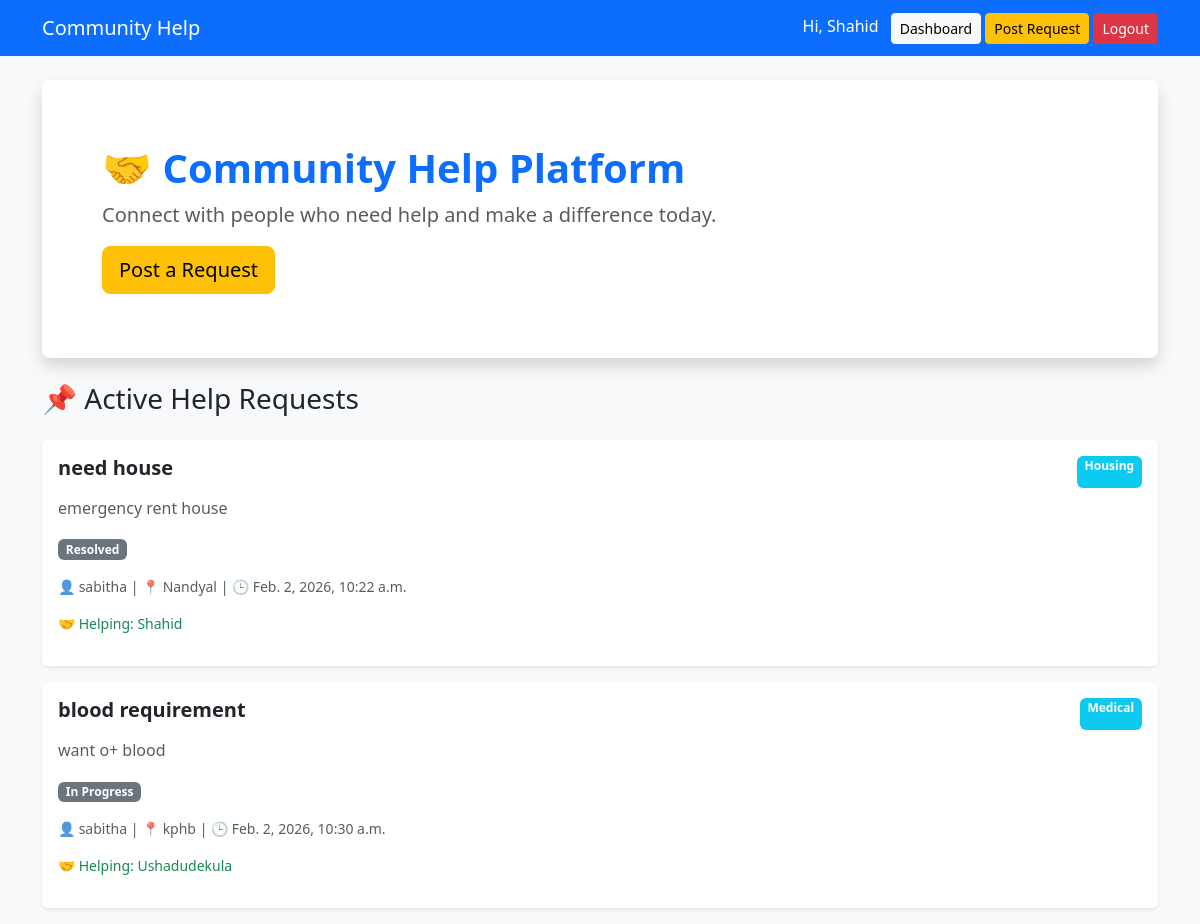
The page / (signed in) on the database its author committed.
### help_requests/models.py (models this page shows, shortened)
class HelpRequest(models.Model):
    CATEGORY_CHOICES = [
        ('Medical', 'Medical'),
        ('Education', 'Education'),
        ('Job', 'Job'),
        ('Financial', 'Financial'),
        ('Food', 'Food'),
        ('Housing', 'Housing'),
        ('Transport', 'Transport'),
        ('Other', 'Other'),
    ]
    STATUS_CHOICES = [
        ('Open', 'Open'),
        ('In Progress', 'In Progress'),
        ('Resolved', 'Resolved'),
        ('Closed', 'Closed'),
    ]
    user = models.ForeignKey(
        User,
        on_delete=models.CASCADE,
        related_name='requests'
    )
    title = models.CharField(max_length=200)
    description = models.TextField()
    category = models.CharField(
        max_length=100,
        choices=CATEGORY_CHOICES
    )
    location = models.CharField(max_length=150)
    status = models.CharField(
        max_length=50,
        choices=STATUS_CHOICES,
        default='Open'
    )
    helper = models.ForeignKey(
        User,
        on_delete=models.SET_NULL,
        null=True,
        blank=True,
        related_name='helped_requests'
    )
    created_at = models.DateTimeField(auto_now_add=True)

### help_requests/views.py (the view)
# urls.py: path('', views.help_request_list, name='help_list'),
def help_request_list(request):
    requests = HelpRequest.objects.all()
    return render(request, 'help_requests/help_request_list.html', {
        'requests': requests
    })

### help_requests/templates/help_requests/help_request_list.html (shortened to what this page needs)
{% extends 'help_requests/base.html' %}
{% block content %}
<div class="p-5 mb-4 bg-white rounded-3 shadow">
    <div class="container-fluid py-3">
        <h1 class="display-6 fw-bold text-primary">
            🤝 Community Help Platform
        </h1>
        <p class="col-md-8 fs-5 text-muted">
            Connect with people who need help and make a difference today.
        </p>
        {% if user.is_authenticated %}
        <a href="/add/" class="btn btn-warning btn-lg">
            Post a Request
        </a>
        {% else %}
        <a href="/register/" class="btn btn-success btn-lg">
            Join Now
        </a>
        {% endif %}
    </div>
</div>
<h3 class="mb-4">📌 Active Help Requests</h3>
{% for req in requests %}
<div class="card mb-3 shadow-sm border-0">
    <div class="card-body">
        <div class="d-flex justify-content-between">
            <h5 class="fw-bold text-dark">
                {{ req.title }}
            </h5>
            <span class="badge bg-info">
                {{ req.category }}
            </span>
        </div>
        <p class="text-muted mt-2">
            {{ req.description }}
        </p>
        <p>
            <span class="badge bg-secondary">
                {{ req.status }}
            </span>
        </p>
        <p class="small text-muted">
            👤 {{ req.user.username }}
            |
            📍 {{ req.location }}
            |
            🕒 {{ req.created_at }}
        </p>
        {% if req.helper %}
        <p class="text-success small">
            🤝 Helping: {{ req.helper.username }}
        </p>
        {% endif %}
    </div>
</div>
{% empty %}
<div class="alert alert-warning">
    No help requests available.
</div>
{% endfor %}
{% endblock %}

### help_requests/templates/help_requests/base.html (shortened to what this page needs)
<!DOCTYPE html>
<html>
<head>
    <link href="https://cdn.jsdelivr.net/npm/bootstrap@5.3.2/dist/css/bootstrap.min.css"
          rel="stylesheet">
</head>
<body class="bg-light">
<nav class="navbar navbar-expand-lg navbar-dark bg-primary">
    <div class="container">
        <a class="navbar-brand" href="/">Community Help</a>
        <div>
        {% if user.is_authenticated %}
            <span class="text-white me-2">
                Hi, {{ user.username }}
            </span>
<a href="/dashboard/" class="btn btn-light btn-sm">
    Dashboard
</a>
<a href="/add/" class="btn btn-warning btn-sm">
    Post Request
</a>
            <form action="/accounts/logout/" method="post" style="display:inline;">
                <button type="submit" class="btn btn-danger btn-sm">
                    Logout
                </button>
            </form>
        {% endif %}
        </div>
    </div>
</nav>
<div class="container mt-4">
    {% block content %}
    {% endblock %}
</div>
</body>
</html>

### rows shown on the page
HelpRequest: title "need house", category "Housing", description "emergency rent house", status "Resolved", user.username "sabitha", location "Nandyal", created_at "Feb. 2, 2026, 10:22 a.m.", helper.username "Shahid"
HelpRequest: title "blood requirement", category "Medical", description "want o+ blood", status "In Progress", user.username "sabitha", location "kphb", created_at "Feb. 2, 2026, 10:30 a.m.", helper.username "Ushadudekula"

### other values the page prints
{{ user.username }} "Shahid"
